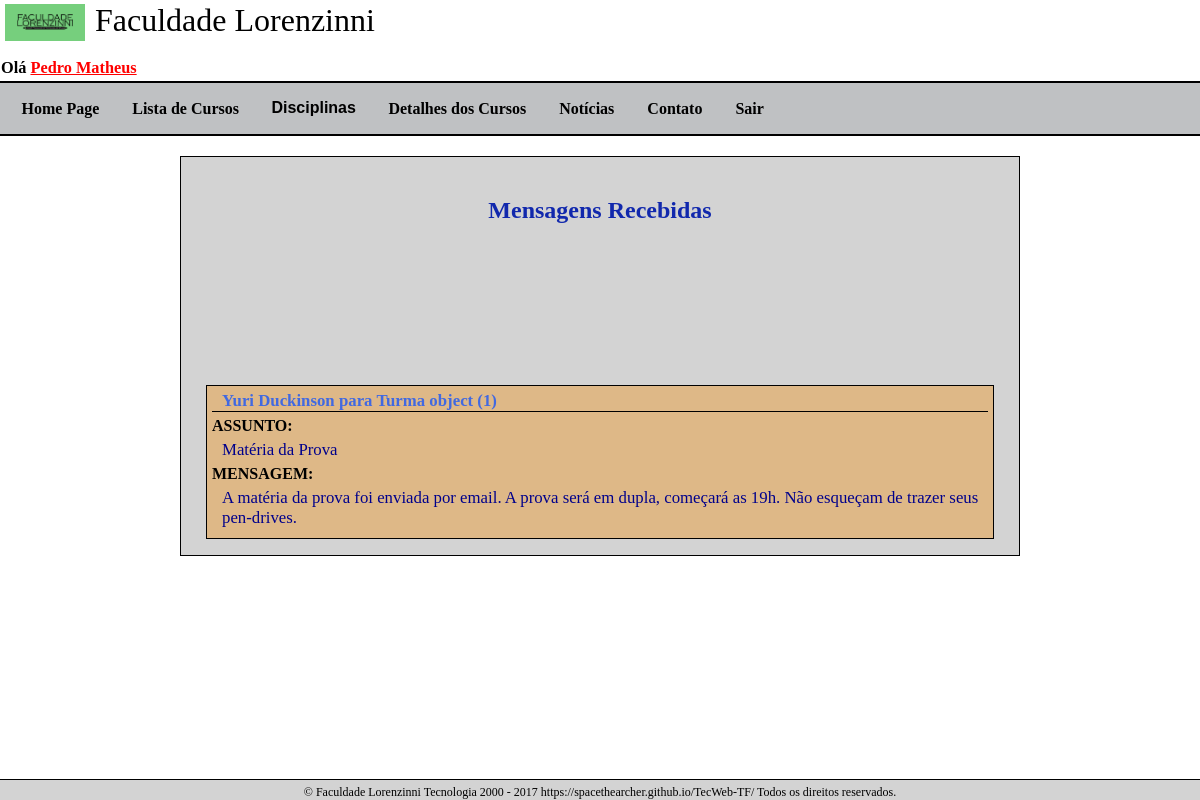
The page /AvisosRecebidos/ (signed in) on the database its author committed.
### core/models.py (models this page shows, shortened)
class Usuario(AbstractBaseUser):
    ra = models.IntegerField("RA",unique=True)
    password = models.CharField("Senha", max_length=200)
    nome = models.CharField("Nome", max_length=100)
    email = models.EmailField("E-Mail", max_length=50)
    perfil = models.CharField("Perfil", max_length=1, default="A")
    ativo = models.BooleanField("Ativo", default=True)
    USERNAME_FIELD = 'ra'
    REQUIRED_FIELDS = ['nome','email']
    objects = UsuarioManager()
    def __str__(self):
        return self.nome

class Avisos(models.Model):
    professor = models.ForeignKey(Professor, on_delete=models.CASCADE)
    titulo = models.CharField("Titulo", max_length=100)
    texto = models.TextField("Texto")
    turma = models.ForeignKey(Turma, on_delete=models.CASCADE)

class Turma(models.Model):
    id_disciplinaofertada = models.ForeignKey(Disciplinaofertada, models.DO_NOTHING, db_column='ID_DisciplinaOfertada')  # Field name made lowercase.
    turma = models.CharField(db_column='Identificacao_Turma', max_length=5)  # Field name made lowercase.
    turno = models.CharField(db_column='Turno', max_length=15)  # Field name made lowercase.
    id_professor = models.ForeignKey(Professor, models.DO_NOTHING, db_column='ID_Professor')  # Field name made lowercase.
    class Meta:
        db_table = 'Turma'
        unique_together = (('id_disciplinaofertada', 'id_professor'),)

### core/views.py (the view)
# urls.py: url(r'^AvisosRecebidos/', page_avisos_aluno),
@login_required(login_url="/Login")
@user_passes_test(checa_aluno)
def page_avisos_aluno(request):
    avisos = Avisos.objects.all()
    contexto = {
        "avisos":avisos,
    }
    return render(request, "AvisosAluno.html", contexto)

### core/views.py (called while the page is built)
def checa_aluno(usuario):
    return usuario.perfil == "A" or usuario.perfil == "C"

### core/templates/AvisosAluno.html (shortened to what this page needs)
{% extends 'base.html' %}
{% block scripts %}
    <link rel="stylesheet" type="text/css" href="/static/css/site.css">
    <link rel="stylesheet" type="text/css" href="/static/css/AvisosAluno.css">
{% endblock %}
{% block conteudo %}
    <div class="mensagembox">
        <h1> Mensagens Recebidas </h1>
        <div class="display">
        {% for aviso in avisos %}
                <div class="mensagem">
                 <div class="professor"> {{ aviso.professor }} para {{ aviso.turma }} </div>
                 <div class="textoCall">ASSUNTO:</div> <div class="assunto"> {{aviso.titulo}} </div>
                 <div class="textoCall">MENSAGEM:</div> <div class="texto"> {{aviso.texto}} </div>
                </div>
        {% endfor %}
        </div>
    </div>
{% endblock %}

### core/templates/base.html (shortened to what this page needs)
<!DOCTYPE html>
<html>
  <head>
	{% load static %}
    {% block scripts %}{% endblock %}
  </head>
  <body>
    <header class="header">
        <img class="header" src="/static/images/Logo_01.jpg" alt='Faculdade Lorenzinni Tecnologia, a melhor do Brasil !' width='100px'/><p class="headtitle">Faculdade Lorenzinni</p>
        <br/>
        {% if user.is_authenticated %}
            <div class="hello">Olá <a class="userlink" href=
                {% if user.perfil == 'P' %}
                    "/PerfilProfessor"
                {% elif user.perfil == 'A' %}
                    "/PerfilAluno"
                {% elif user.perfil == 'C' %}
                    "/PerfilCoordenador"
                {% endif %}
            >{{ user }}</a></div>
        {% endif %}
        <ul class="navigation">
        <li class="bloco"><a href="/home">Home Page</a></li>
        <li class="bloco"><a href="/Lista_Cursos">Lista de Cursos</a></li>
        <li class="bloco noanchor">Disciplinas
        </li>
        <li class="bloco"><a href="/Detalhes/Cursos">Detalhes dos Cursos</a></li>
        <li class="bloco"><a href ="/Noticias">Notícias</a></li>
        <li class="bloco"><a href="/Contato">Contato</a></li>
        {% if user.is_authenticated %}
        <li class="bloco"><a href="{% url 'logout' %}">Sair</a></li>
        {% else %}
        <li class="bloco"><a href="{% url 'login' %}">Login</a></li>
        {% endif %}
        </ul>
    </header>
    <section>
        {% block conteudo %}
        {% endblock %}
    </section>
    <footer>© Faculdade Lorenzinni Tecnologia 2000 - 2017 https://spacethearcher.github.io/TecWeb-TF/ Todos os direitos reservados.</footer>
  </body>
</html>

### core/static/css/site.css (style rules this page uses)
* { box-sizing: border-box; }
.userlink { color: darkblue; }
.headtitle { font-size: 200%; margin : 0px; padding: 0px; }
.hello { font-size: 102%; padding: 1px; font-weight: 600; }
header { padding-top: 2px ; padding-left: 0px ; padding-bottom: 0px ; margin-top: 0px ; margin-left: 0px ; border-bottom: 2px solid black; background-color: white; margin-bottom: 10px; }
.header img { margin:2px; margin-bottom: 0px; border: 0px; }
footer { position: fixed; bottom: 0; left: 0; right: 0; text-align: center; padding-top: 5px; border-top: 1px; border-top-color: black; border-top-style: solid; border-top-width: 1px; background-color: lightgray ; font-size: 75% ; margin-top: 15px ; }
body { margin: auto 0px 50px ; background-color: white; font-family: Calibri; }
img { width: 100%; height: auto; }
.header img { margin-left: 5px; margin-right: 10px; float: left; width: 80px; background: #555; }
a { font-weight: 700; }
a:link { color: red; font-weight: bold; }
.navigation { border-top: 2px solid black; padding-left: 5px; margin-left: 0px; margin-top: 2px; padding-top: 0px; padding-bottom: 0px; margin-bottom: 0px; display: flex; flex-flow: row nowrap; justify-content: flex-start; list-style-type: none; background-color: #bfc1c3; }
.navigation a { color: black; font-weight: 600; }
.noanchor { font-weight: 600; text-decoration: none; display:block; font-family: sans-serif; font-weight: 550; padding: 1em; color: black; }
.bloco a { text-decoration: none; display: block; padding: 16.5px; }

### core/static/css/AvisosAluno.css (style rules this page uses)
h1 { color : rgb(17, 40, 173); text-align: center; }
.mensagembox { margin: 20px auto; padding: 20px; width: 70%; background-color: lightgray; border: 1px solid black; height: 400px; }
.display { display: flex; flex-flow: column-reverse; justify-content: flex-start; height: 300px; overflow-y: scroll; overflow-x: hidden; }
.mensagem { background-color: burlywood; border: 1px solid black; padding: 5px; margin: 5px; }
.professor { border-bottom: 1px solid black; color: royalblue; font-size: 105%; font-weight: 600; padding-left: 10px; margin-bottom: 5px; }
.assunto { font-size: 105%; margin-bottom: 5px; color: darkblue; padding-left: 10px; }
.textoCall { font-weight: 600; color: black; margin-bottom: 5px; }
.texto { color: darkblue; font-size: 105%; margin-bottom: 5px; padding-left: 10px; }

### rows shown on the page
Usuario: nome "Pedro Matheus"
Avisos: professor "Yuri Duckinson", turma "Turma object (1)", titulo "Matéria da Prova", texto "A matéria da prova foi enviada por email. A prova será em dupla, começará as 19h. Não esqueçam de trazer seus pen-drives."
